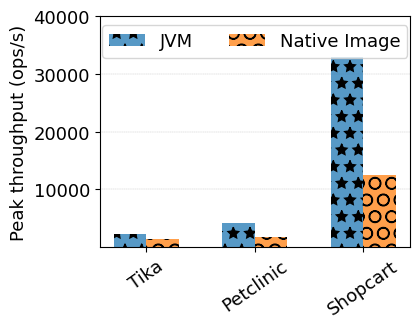

Reproduce this figure in Python.
import results
import numpy as np
import matplotlib.pyplot as plt


THROUGHPUT_METRIC = "peak-throughput"
width = 0.3
benchmark_labels = [
    "Tika",
    "Petclinic",
    "Shopcart"
]
x = np.arange(len(benchmark_labels))


bench_results_tika_ni = results.read_benchmark_results("../results/bench-results-tika-ni.json")
bench_results_tika_jvm = results.read_benchmark_results("../results/bench-results-tika-jvm.json")
bench_results_petclinic_ni = results.read_benchmark_results("../results/bench-results-petclinic-ni.json")
bench_results_petclinic_jvm = results.read_benchmark_results("../results/bench-results-petclinic-jvm.json")
bench_results_shopcart_ni = results.read_benchmark_results("../results/bench-results-shopcart-ni.json")
bench_results_shopcart_jvm = results.read_benchmark_results("../results/bench-results-shopcart-jvm.json")

jvm_tput = [
    results.get_benchmark_metric(THROUGHPUT_METRIC, bench_results_tika_jvm),
    results.get_benchmark_metric(THROUGHPUT_METRIC, bench_results_petclinic_jvm),
    results.get_benchmark_metric(THROUGHPUT_METRIC, bench_results_shopcart_jvm)]

ni_tput = [
    results.get_benchmark_metric(THROUGHPUT_METRIC, bench_results_tika_ni),
    results.get_benchmark_metric(THROUGHPUT_METRIC, bench_results_petclinic_ni),
    results.get_benchmark_metric(THROUGHPUT_METRIC, bench_results_shopcart_ni)]

plt.rcParams.update({'font.size': 13})
fig, ax = plt.subplots()
ax.bar(x + 0*width, jvm_tput, width=width, hatch='*', label='JVM',           alpha=0.75)
ax.bar(x + 1*width, ni_tput,  width=width, hatch='O', label='Native Image',  alpha=0.75)

ax.set_ylabel('Peak throughput (ops/s)')
ax.set_xticks([position + width/2 for position in x], benchmark_labels)
ax.set_axisbelow(True)
plt.grid(axis = 'y', linestyle = '--', linewidth = 0.25)
plt.xticks(rotation = 35)
# plt.tick_params(
#     axis='x',          # changes apply to the x-axis
#     which='both',      # both major and minor ticks are affected
#     bottom=False,      # ticks along the bottom edge are off
#     top=False,         # ticks along the top edge are off
#     labelbottom=False) # labels along the bottom edge are off

# ax.set_yscale('log')
ax.set_ylim(ymin=0.1, ymax=40000)
# ax.set_xlim(xmin=-.25, xmax=14.7)
fig.set_figwidth(4)
fig.set_figheight(3)

ax.legend(ncol=5, loc='upper center')
plt.savefig("aot-throughput.pdf", bbox_inches='tight')
plt.savefig("aot-throughput.png", bbox_inches='tight')
plt.show()
